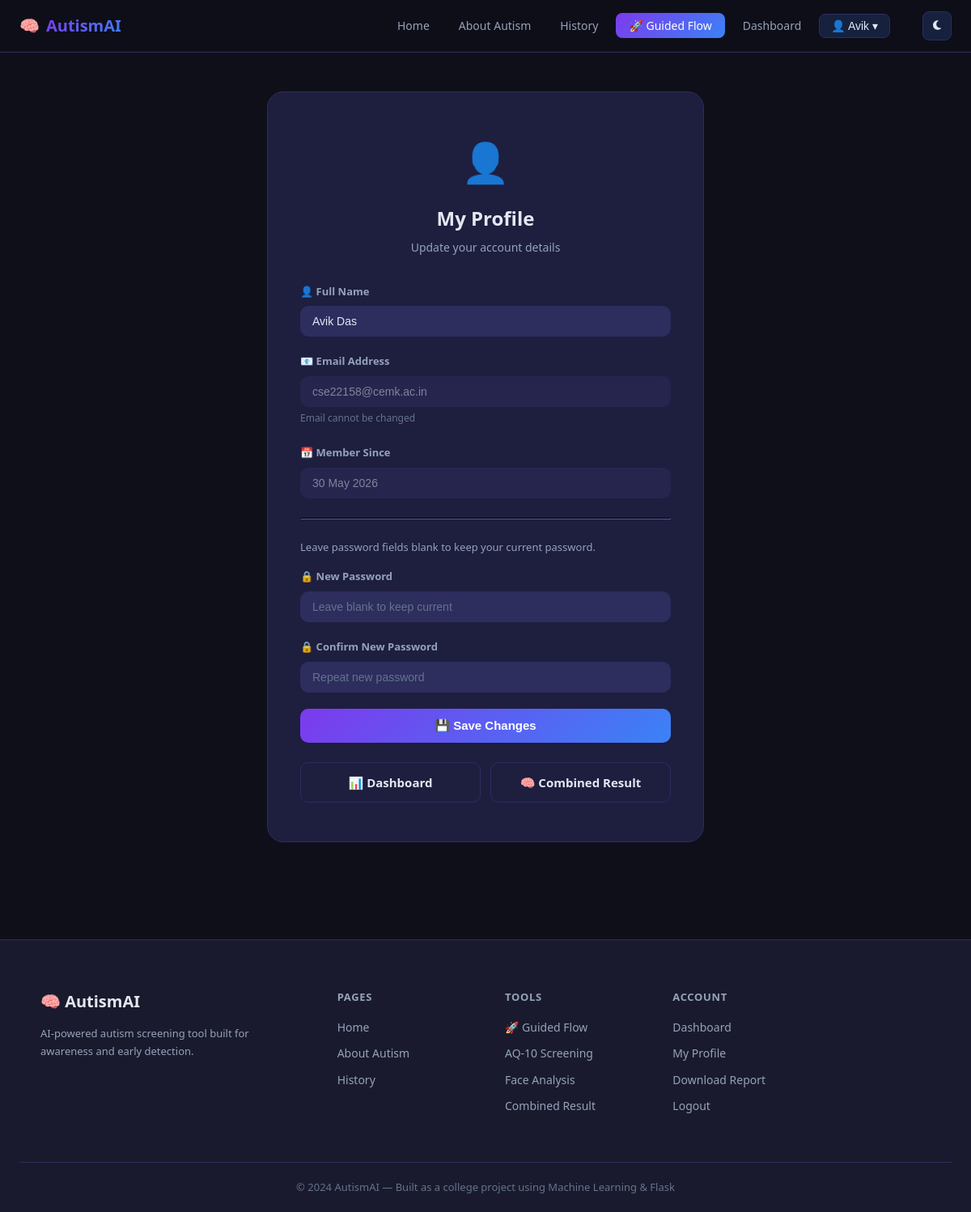
Screenshot of /profile (signed in) with the database file from the repository.
### tables this page shows
CREATE TABLE users (
            id          INTEGER PRIMARY KEY AUTOINCREMENT,
            name        TEXT    NOT NULL,
            email       TEXT    NOT NULL UNIQUE,
            password    TEXT    NOT NULL,
            created_at  TEXT    NOT NULL
        , is_admin INTEGER DEFAULT 0, is_verified INTEGER DEFAULT 0, verify_token TEXT);

### app.py (the view, shortened to what this page needs)
@app.route('/profile', methods=['GET', 'POST'])
def profile():
    if 'user_id' not in session:
        return redirect('/login')
    user = get_user_by_id(session['user_id'])
    return render_template('profile.html', user=user)

### database.py (called while the page is built)
def get_db():
    conn = sqlite3.connect(DATABASE)
    conn.row_factory = sqlite3.Row
    return conn

def get_user_by_id(user_id):
    conn   = get_db()
    cursor = conn.cursor()
    cursor.execute('SELECT * FROM users WHERE id = ?', (user_id,))
    user = cursor.fetchone()
    conn.close()
    return user

### templates/profile.html (shortened to what this page needs)
{% extends 'base.html' %}
{% block content %}
<div class="auth-page" style="align-items: flex-start; padding-top: 48px;">
    <div class="auth-card" style="max-width: 540px;">
        <div class="auth-header">
            <div class="auth-logo">👤</div>
            <h2>My Profile</h2>
            <p>Update your account details</p>
        </div>
        <form action="/profile" method="POST" class="auth-form">
            <div class="form-group">
                <label>👤 Full Name</label>
                <input type="text" name="name"
                       value="{{ user['name'] }}"
                       required class="plain-input">
            </div>
            <div class="form-group">
                <label>📧 Email Address</label>
                <input type="email"
                       value="{{ user['email'] }}"
                       disabled class="plain-input"
                       style="opacity: 0.5; cursor: not-allowed;">
                <small style="color: var(--text3); font-size: 12px;">
                    Email cannot be changed
                </small>
            </div>
            <div class="form-group">
                <label>📅 Member Since</label>
                <input type="text"
                       value="{{ user['created_at'] }}"
                       disabled class="plain-input"
                       style="opacity: 0.5; cursor: not-allowed;">
            </div>
            <hr style="border-color: var(--border); margin: 24px 0;">
            <p style="font-size: 13px; color: var(--text2); margin-bottom: 16px;">
                Leave password fields blank to keep your current password.
            </p>
            <div class="form-group">
                <label>🔒 New Password</label>
                <input type="password" name="new_password"
                       placeholder="Leave blank to keep current"
                       class="plain-input">
            </div>
            <div class="form-group">
                <label>🔒 Confirm New Password</label>
                <input type="password" name="confirm_password"
                       placeholder="Repeat new password"
                       class="plain-input">
            </div>
            <button type="submit" class="btn-primary full-width">
                💾 Save Changes
            </button>
        </form>
        <div style="margin-top: 24px; display: flex;
                    gap: 12px; flex-wrap: wrap;">
            <a href="/dashboard" class="btn-secondary"
               style="flex: 1; text-align: center;">
                📊 Dashboard
            </a>
            <a href="/combined-result" class="btn-secondary"
               style="flex: 1; text-align: center;">
                🧠 Combined Result
            </a>
        </div>
    </div>
</div>
{% endblock %}

### static/style.css (style rules this page uses)
:root { --primary: #7c3aed; --primary-light: #a78bfa; --primary-dark: #5b21b6; --secondary: #3b82f6; --secondary-light: #93c5fd; --gradient: linear-gradient(135deg, #7c3aed, #3b82f6); --success: #10b981; --danger: #ef4444; --warning: #f59e0b; }
[data-theme="dark"] { --bg: #0f0f1a; --bg2: #1a1a2e; --bg3: #16213e; --card: #1e1e3f; --border: #2d2d5e; --text: #e2e8f0; --text2: #94a3b8; --text3: #64748b; --nav-bg: rgba(15,15,26,0.95); --input-bg: #2d2d5e; }
* { margin: 0; padding: 0; box-sizing: border-box; }
body { font-family: 'Segoe UI', system-ui, sans-serif; background: var(--bg); color: var(--text); line-height: 1.6; transition: background 0.3s, color 0.3s; }
.btn-primary { display: inline-block; padding: 12px 28px; background: var(--gradient); color: white; border: none; border-radius: 10px; font-size: 15px; font-weight: 600; cursor: pointer; text-decoration: none; transition: opacity 0.2s, transform 0.1s; }
.btn-secondary { display: inline-block; padding: 12px 28px; background: transparent; color: var(--text); border: 1px solid var(--border); border-radius: 10px; font-size: 15px; font-weight: 600; cursor: pointer; text-decoration: none; transition: all 0.2s; }
.full-width { width: 100%; text-align: center; }
.auth-page { min-height: 85vh; display: flex; align-items: center; justify-content: center; padding: 40px 24px; }
.auth-card { background: var(--card); border: 1px solid var(--border); border-radius: 20px; padding: 48px 40px; width: 100%; max-width: 440px; }
.auth-header { text-align: center; margin-bottom: 32px; }
.auth-logo { font-size: 48px; margin-bottom: 12px; }
.auth-header h2 { font-size: 24px; font-weight: 700; margin-bottom: 6px; }
.auth-header p { color: var(--text2); font-size: 14px; }
.auth-form .form-group { margin-bottom: 20px; }
.auth-form label { display: block; font-size: 13px; font-weight: 600; margin-bottom: 8px; color: var(--text2); }
.form-group label { display: block; font-size: 13px; font-weight: 600; color: var(--text2); margin-bottom: 8px; }
.form-group input, .form-group select { width: 100%; padding: 10px 14px; background: var(--input-bg); border: 1px solid var(--border); border-radius: 10px; color: var(--text); font-size: 14px; outline: none; transition: border 0.2s; }
.plain-input { width: 100%; padding: 13px 16px; background: var(--input-bg); border: 1px solid var(--border); border-radius: 10px; color: var(--text); font-size: 15px; outline: none; transition: border 0.2s; box-sizing: border-box; display: block; }
.plain-input::placeholder { color: var(--text3); }

### rows the page displays
users: name "Avik Das", email "cse22158@cemk.ac.in", created_at "30 May 2026"

### other values shown
{{ session['name'].split()[0] }} "Avik"
